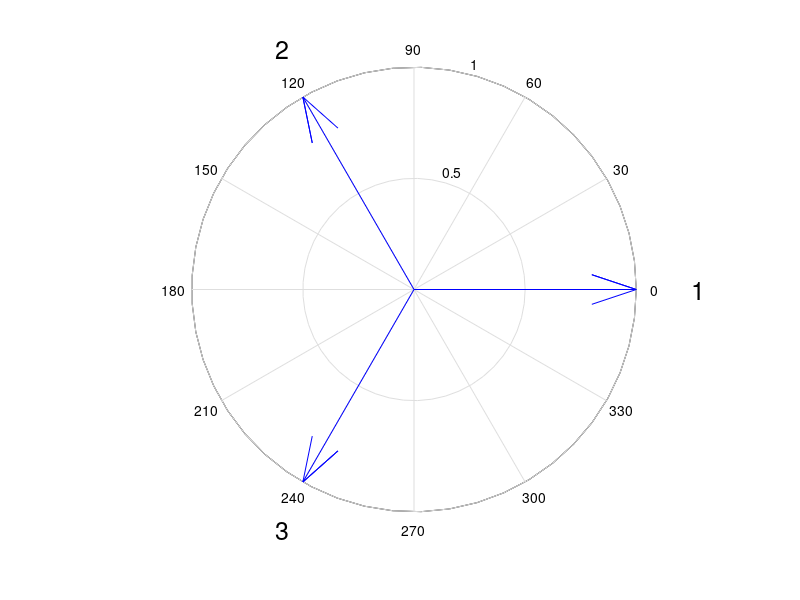

Recreate this plot in MATLAB.
% AutoWinding.m
% For arranging windings and auto excitation arrangement in Ansys Maxwell.
% By JIANG M. Y. on May 13th, 2021.

% ===Instruction===
% 1. Fill the "input" according to your model.
% 2. Run the script in "Tools > Run script"
% 3. The name of winding terminal should be in the form of "TerminalName_TerminalNumber", (e.g. Terminal_3). 

% ===!ATTENTION!===
% For mode 1 to 4, the "Excitations" in your Maxwell design MUST BE EMPTY! 

clear all
clc

% Input 
mode=5;         
% mode=1 for single layer auto winding excitation arrangement in Maxwell 2D 
% mode=2 for double layer auto winding excitation arrangement in Maxwell 2D
% mode=3 for single layer auto winding excitation arrangement in Maxwell 3D
% mode=4 for double layer auto winding excitation arrangement in Maxwell 3D
% mode=5 for winding arrangement display only
OutputFilename='test1.vbs';        % Filename of .vbs
ProjectName='MG1-2D';         % Filename of .aedt
DesignName='noload';        % Name of the design
TerminalName1='Coil';     % Name of the winding terminal
TerminalName2='Coilu';     % Name of the winding terminal (For mode 2 and mode 4)
m=3;        % Phase
p=2;       % Pole pairs
z=6;       % Slots
coil_pitch=1;       % 0 for auto coil pitch calculation, [1, +inf) for manual control

% Auto calculate the coil pitch (usually 5/6 of whole pitch)
if coil_pitch==0
    coil_pitch=floor(z/(2*p)*5/6);
    if coil_pitch==0
        coil_pitch=1;
    end
end

alf=p*360/z;        % Electric angle between two slots in deg
% Display
fprintf('Coil pitch = %d slot(s)\n',coil_pitch)
fprintf('Slot angle = %.4f deg\n',alf)

% Calculate the electric angle of every slot (0 deg - 359 deg)
for i=1:z
    slot_deg(i)=(i-1)*alf;
    while(1)
        if slot_deg(i)>=360
            slot_deg(i)=slot_deg(i)-360;
        else
            break
        end
    end
end

% Plot slot-star vectogram
n = z / gcd(z,p);
if n == p
    n = 2*n;
end
for i=1:n
    c(i)=complex(cosd(slot_deg(i)),sind(slot_deg(i)));
end
compass(c)
for i=1:n
    text(1.25*cosd(slot_deg(i)),1.25*sind(slot_deg(i)),num2str(i),'FontSize',18);
end

% Sort the phase of slots by 60 deg band
for i=1:z
    if slot_deg(i)>=0 && slot_deg(i)<60
        slot_phase_in(i)=1;
    end
    if slot_deg(i)>=60 && slot_deg(i)<120
        slot_phase_in(i)=-3;
    end
    if slot_deg(i)>=120 && slot_deg(i)<180
        slot_phase_in(i)=2;
    end
    if slot_deg(i)>=180 && slot_deg(i)<240
        slot_phase_in(i)=-1;
    end
    if slot_deg(i)>=240 && slot_deg(i)<300
        slot_phase_in(i)=3;
    end
    if slot_deg(i)>= 300 && slot_deg(i)<360
        slot_phase_in(i)=-2;
    end
end

% Calculate the outside layer of slots (for double layer lapcoil)
for i=1:coil_pitch
    slot_phase_out(i)=-slot_phase_in(z-coil_pitch+i);
end
for i=1:z-coil_pitch
    slot_phase_out(i+coil_pitch)=-slot_phase_in(i);
end

SLOT=[slot_phase_out;slot_phase_in];

% Calculate the pitch factor
if coil_pitch==0
    k_p=1;
else
    k_p=sind(coil_pitch/(z/(2*p))*90);
end

% Calculate the distribution factor
q=z/(2*p*m);    % Slots per phase per pole
[N,D]=rat(q);
if D~=1
    q=N;
    alf=60/N;
end
k_d=sind(q*alf/2)/(q*sind(alf/2));

% Calculate the winding factor
k_w=k_d*k_p;

% Display
fprintf('Pitch factor = %.4f\n',k_p)
fprintf('Distribution factor = %.4f\n',k_d)
fprintf('Winding factor = %.4f\n',k_w)
fprintf('++++++++++++++++++++++\n')

% Rename and print the phase of each slot 
for i=1:2
    for j=1:z
        switch SLOT(i,j)
            case 1
                SHOW{i,j}='+A';
            case 2
                SHOW{i,j}='+B';
            case 3
                SHOW{i,j}='+C';
            case -1
                SHOW{i,j}='-A';
            case -2
                SHOW{i,j}='-B';
            case -3
                SHOW{i,j}='-C';
        end
        fprintf('%s ',SHOW{i,j})
    end
    fprintf('\n')
end

for i=1:z
    SHOW{3,i}=num2str(i-1);
    SLOT(3,i)=i-1;
end

% .vbs output
if mode~=5
    % Configure output file
    Dat=fopen(OutputFilename,'w');
    fprintf(Dat,'''------------------------------------------\n');
    fprintf(Dat,'''WindingCal1 by JIANG M. Y.\n');
    fprintf(Dat,'''Last Modified: %s\n',datestr(now,31));
    fprintf(Dat,'''------------------------------------------\n');
    fclose(Dat);
    fid=fopen(OutputFilename,'a');
    % ---Prefix---
    fprintf(fid,'Dim oAnsoftApp\n');
    fprintf(fid,'Dim oDesktop \n');
    fprintf(fid,'Dim oProject \n');
    fprintf(fid,'Dim oDesign \n');
    fprintf(fid,'Dim oEditor\n');
    fprintf(fid,'Dim oModule\n');
    fprintf(fid,'Set oAnsoftApp = CreateObject("Ansoft.ElectronicsDesktop")\n');
    fprintf(fid,'Set oDesktop = oAnsoftApp.GetAppDesktop()\n');
    fprintf(fid,'oDesktop.RestoreWindow\n');
    % ---Set---
    fprintf(fid,'Set oProject = oDesktop.SetActiveProject("%s")\n',ProjectName);
    fprintf(fid,'Set oDesign = oProject.SetActiveDesign("%s")\n',DesignName);
    fprintf(fid,'Set oModule = oDesign.GetModule("BoundarySetup")\n');
    % ---Add winding---
    Winding={'A','B','C'};
    for i=1:length(Winding)
        fprintf(fid,'oModule.AssignWindingGroup Array("NAME:Winding%c", "Type:=", "Current", "IsSolid:=",  _\n',Winding{i});
        fprintf(fid,'  false, "Current:=", "0mA", "Resistance:=", "0ohm", "Inductance:=", "0nH", "Voltage:=",  _\n');
        fprintf(fid,'  "0mV", "ParallelBranchesNum:=", "1")\n');
    end
    % ---Arrange winding---
    
    for i=1:length(SLOT)
        if mode==1 || mode==2
            fprintf(fid,'oModule.AssignCoil Array("NAME:%s_%d", "Objects:=", Array( _\n',TerminalName1,SLOT(3,i));
        else
            fprintf(fid,'oModule.AssignCoilTerminal Array("NAME:%s_%d", "Objects:=", Array( _\n',TerminalName1,SLOT(3,i));
        end
        
        if i==1
            fprintf(fid,'  "%s"), "Conductor number:=", "N", ',TerminalName1);
        else
            fprintf(fid,'  "%s_%d"), "Conductor number:=", "N", ',TerminalName1,SLOT(3,i));
        end
        if SLOT(2,i)>0
            if mode==1 || mode==2
                fprintf(fid,'"PolarityType:=", "Positive")\n');
            else
                fprintf(fid,'"Point out of terminal:=", false)\n');
            end
        else
            if mode==1 || mode==2
                fprintf(fid,'"PolarityType:=", "Negative")\n');
            else
                fprintf(fid,'"Point out of terminal:=", true)\n');
            end
        end
        if mode==1 || mode==2
            fprintf(fid,'oModule.AddWindingCoils ');
        else
            fprintf(fid,'oModule.AddWindingTerminals ');
        end
        switch abs(SLOT(2,i))
            case 1
                fprintf(fid,'"WindingA", Array("%s_%d")\n',TerminalName1,SLOT(3,i));
            case 2
                fprintf(fid,'"WindingB", Array("%s_%d")\n',TerminalName1,SLOT(3,i));
            case 3
                fprintf(fid,'"WindingC", Array("%s_%d")\n',TerminalName1,SLOT(3,i));
        end
    end
    
    
    if mode==2 || mode==4
        for i=1:length(SLOT)
            if mode==1 || mode==2
                fprintf(fid,'oModule.AssignCoil Array("NAME:%s_%d", "Objects:=", Array( _\n',TerminalName2,SLOT(3,i));
            else
                fprintf(fid,'oModule.AssignCoilTerminal Array("NAME:%s_%d", "Objects:=", Array( _\n',TerminalName2,SLOT(3,i));
            end
            
            if i==1
                fprintf(fid,'  "%s"), "Conductor number:=", "N", ',TerminalName2);
            else
                fprintf(fid,'  "%s_%d"), "Conductor number:=", "N", ',TerminalName2,SLOT(3,i));
            end
            if SLOT(1,i)>0
                if mode==2
                    fprintf(fid,'"PolarityType:=", "Positive")\n');
                else
                    fprintf(fid,'"Point out of terminal:=", false)\n');
                end
            else
                if mode==2
                    fprintf(fid,'"PolarityType:=", "Negative")\n');
                else
                    fprintf(fid,'"Point out of terminal:=", true)\n');
                end
            end
            if mode==1 || mode==2
                fprintf(fid,'oModule.AddWindingCoils ');
            else
                fprintf(fid,'oModule.AddWindingTerminals ');
            end
            switch abs(SLOT(1,i))
                case 1
                    fprintf(fid,'"WindingA", Array("%s_%d")\n',TerminalName2,SLOT(3,i));
                case 2
                    fprintf(fid,'"WindingB", Array("%s_%d")\n',TerminalName2,SLOT(3,i));
                case 3
                    fprintf(fid,'"WindingC", Array("%s_%d")\n',TerminalName2,SLOT(3,i));
            end
        end
    end
end
